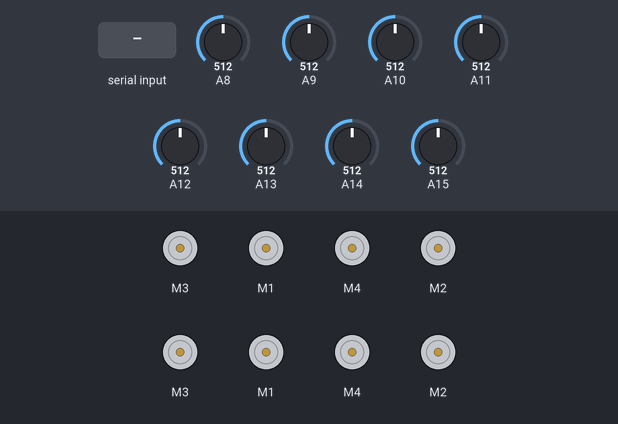
Recording of a sketch running on a simulated Arduino Mega 2560, built with avr-gcc and run on an emulated ATmega2560. Shown: 8 × DC motor (green arrow = forward, orange = backward, longer = faster). The inputs (shaded band) are chosen by the test bench; at power-on: A8 = 512, A9 = 512, A10 = 512, A11 = 512, A12 = 512, A13 = 512, A14 = 512, A15 = 512. What the sketch prints to the serial monitor is not drawn.

Above: at 1.2 s.
1.3 s: "1" received over Serial
At 1.4 s:
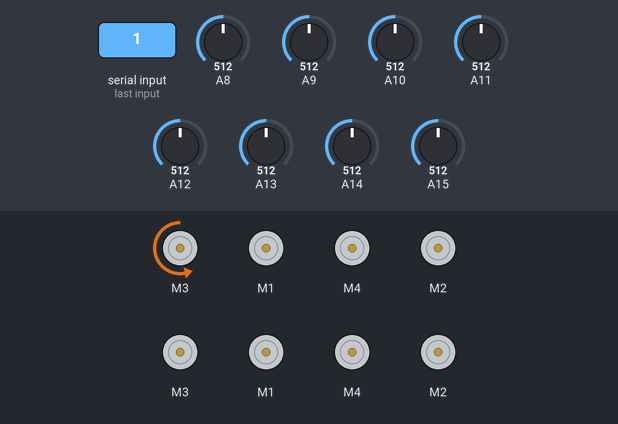
3.2 s: "3" received over Serial
At 3.34 s:
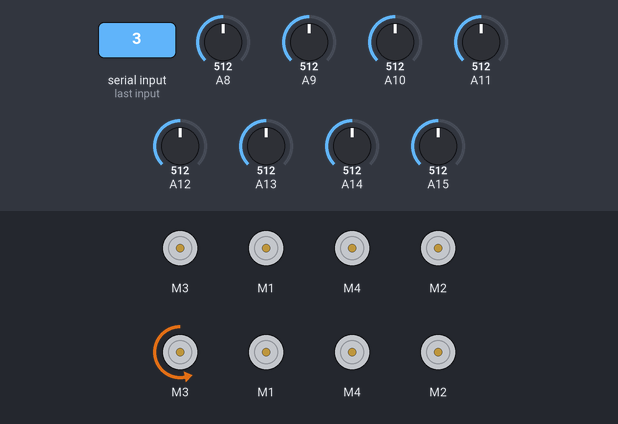
5.2 s: "2" received over Serial
At 5.31 s:
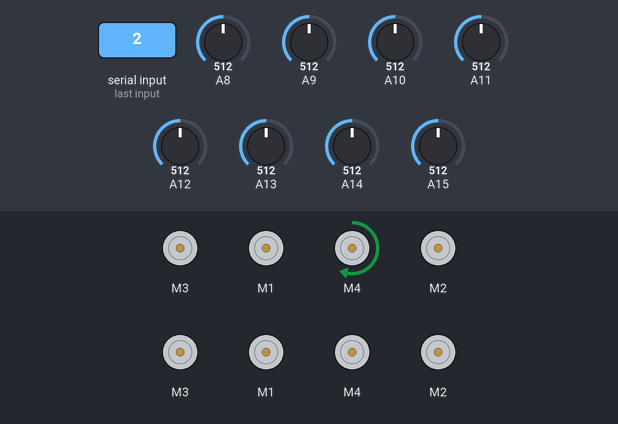
7.1 s: "4" received over Serial
At 7.24 s:
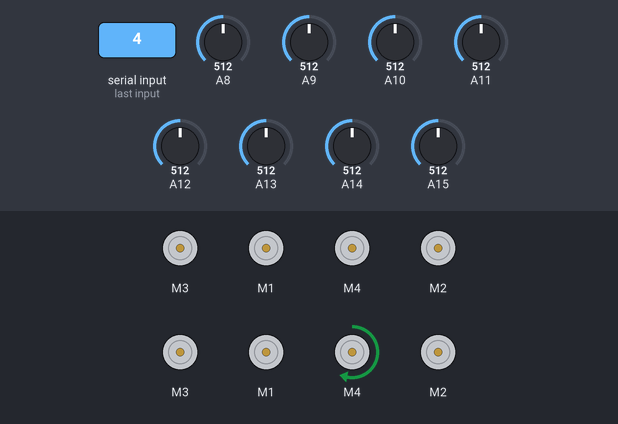
9.1 s: A8 set to 106
12.1 s: A8 set to 90
Timing chart, 0 to 14.6 s (numbered marks = the images above; inputs shaded):
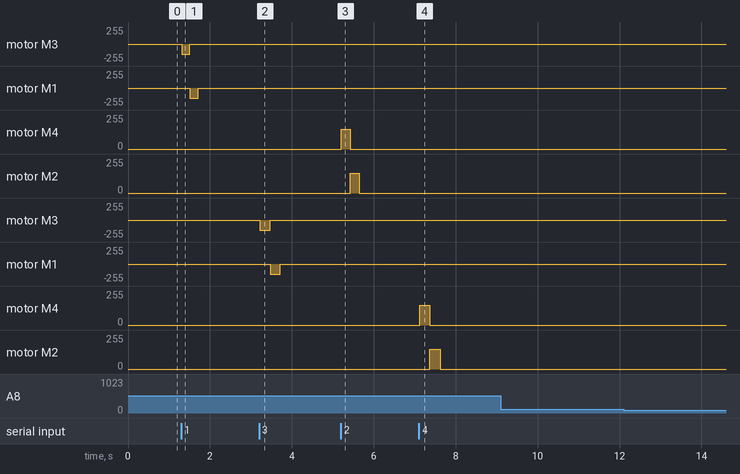

The sketch:

FSSAMPLER_FADERDRIVER_SERIAL_PD_FINAL01.ino
```cpp
#include <Wire.h>
#include <Adafruit_MotorShield.h>


Adafruit_MotorShield AFMSbot(0x61); // Rightmost jumper closed
Adafruit_MotorShield AFMStop(0x60); // Default address, no jumpers


Adafruit_DCMotor *mFader6 = AFMSbot.getMotor(1);
Adafruit_DCMotor *mFader8 = AFMSbot.getMotor(2);
Adafruit_DCMotor *mFader1 = AFMSbot.getMotor(3);
Adafruit_DCMotor *mFader3 = AFMSbot.getMotor(4);

Adafruit_DCMotor *mFader2 = AFMStop.getMotor(1);
Adafruit_DCMotor *mFader4 = AFMStop.getMotor(2);
Adafruit_DCMotor *mFader5 = AFMStop.getMotor(3);
Adafruit_DCMotor *mFader7 = AFMStop.getMotor(4);


int motorSpeed = 150;
int Dword;

void setup() {
  Serial.begin(9600);           // set up Serial library at 9600 bps
  //Serial.println("Adafruit Motorshield v2 - DC Motor test!");

  AFMSbot.begin();  // create with the default frequency 1.6KHz
  AFMStop.begin();

  // Set the speed to start, from 0 (off) to 255 (max speed)
  mFader1->setSpeed(motorSpeed);
  mFader2->setSpeed(motorSpeed);
  mFader3->setSpeed(motorSpeed);
  mFader4->setSpeed(motorSpeed);
  mFader5->setSpeed(motorSpeed);
  mFader6->setSpeed(motorSpeed);
  mFader7->setSpeed(motorSpeed);
  mFader8->setSpeed(motorSpeed);


}

int testnumber = 3;

void loop() {
readAllFader();
serialListen();
sendFaderData();
}
```

faderFunctions.ino
```cpp
void readAllFader() {
  //TRACK1
  int fader1 = analogRead(A15);
  int fader2 = analogRead(A11);
  //TRACK2
  int fader3 = analogRead(A14);
  int fader4 = analogRead(A10);
  //TRACK3
  int fader5 = analogRead(A13);
  int fader6 = analogRead(A9);
  //TRACK4
  int fader7 = analogRead(A12);
  int fader8 = analogRead(A8);
}

void resetTrack1() {
  int fader1 = analogRead(A15);
  int fader2 = analogRead(A11);
  if (fader1 >= 1) {
    mFader1->run(BACKWARD);
  }
  delay(200);
  mFader1->run(RELEASE);

  if (fader2 >= 1) {
    mFader2->run(BACKWARD);
  }
  delay(200);  mFader2->run(RELEASE);
}

void resetTrack2() {
  int fader3 = analogRead(A14);
  int fader4 = analogRead(A10);

  if (fader3 >= 1) {
    mFader3->run(FORWARD);
  }
  delay(220);
  mFader3->run(RELEASE);

  if (fader4 >= 1) {
    mFader4->run(FORWARD);
  }
  delay(220);  mFader4->run(RELEASE);
}

void resetTrack3() {
  int fader5 = analogRead(A13);
  int fader6 = analogRead(A9);

  if (fader5 >= 1) {
    mFader5->run(BACKWARD);
  }
  delay(250);
  mFader5->run(RELEASE);

  if (fader6 >= 1) {
    mFader6->run(BACKWARD);
  }
  delay(250);
  mFader6->run(RELEASE);
}

void resetTrack4() {
  int fader7 = analogRead(A12);
  int fader8 = analogRead(A8);
  if (fader7 >= 1) {
    mFader7->run(FORWARD);
  }
  delay(250);
  mFader7->run(RELEASE);

  if (fader8 >= 1) {
    mFader8->run(FORWARD);
  }
  delay(250);
  mFader8->run(RELEASE);
}
```

serialFunctions.ino
```cpp
void sendFaderData() {
  int fader1 = analogRead(A15);
  int fader2 = analogRead(A11);
  //TRACK2
  int fader3 = analogRead(A14);
  int fader4 = analogRead(A10);
  //TRACK3
  int fader5 = analogRead(A13);
  int fader6 = analogRead(A9);
  //TRACK4
  int fader7 = analogRead(A12);
  int fader8 = analogRead(A8);


//map (fader1,0,1023,0,255);

  //Serial.print(" ");
  Serial.print(fader1);
  Serial.print(" ");
  Serial.print(fader2);
  Serial.print(" ");
  Serial.print(fader3);
  Serial.print(" ");
  Serial.print(fader4);
  Serial.print(" ");
  Serial.print(fader5);
  Serial.print(" ");
  Serial.print(fader6);
  Serial.print(" ");
  Serial.print(fader7);
  Serial.print(" ");
  Serial.println(fader8);
}


void serialListen() {
  Dword = Serial.read();


  if (Dword == '1') {
    resetTrack1();
  }

  if (Dword == '2') {
    resetTrack2();
  }

  if (Dword == '3') {
    resetTrack3();
  }

  if (Dword == '4') {
    resetTrack4();
  }

}
```

Measured:
- after the input at 1.3 s, motor M3: stopped → backward 150/255 at once, → stopped 0.20 s later; motor M1: stopped → backward 150/255 after 0.21 s, → stopped 0.20 s later
- after the input at 3.2 s, motor M3: stopped → backward 150/255 at once, → stopped 0.25 s later; motor M1: stopped → backward 150/255 after 0.27 s, → stopped 0.25 s later
- after the input at 5.2 s, motor M4: stopped → forward 150/255 at once, → stopped 0.22 s later; motor M2: stopped → forward 150/255 after 0.22 s, → stopped 0.22 s later
- after the input at 7.1 s, motor M4: stopped → forward 150/255 at once, → stopped 0.25 s later; motor M2: stopped → forward 150/255 after 0.27 s, → stopped 0.25 s later
- after the input at 9.1 s, every drawn part: stays the same
- after the input at 12.1 s, every drawn part: stays the same
